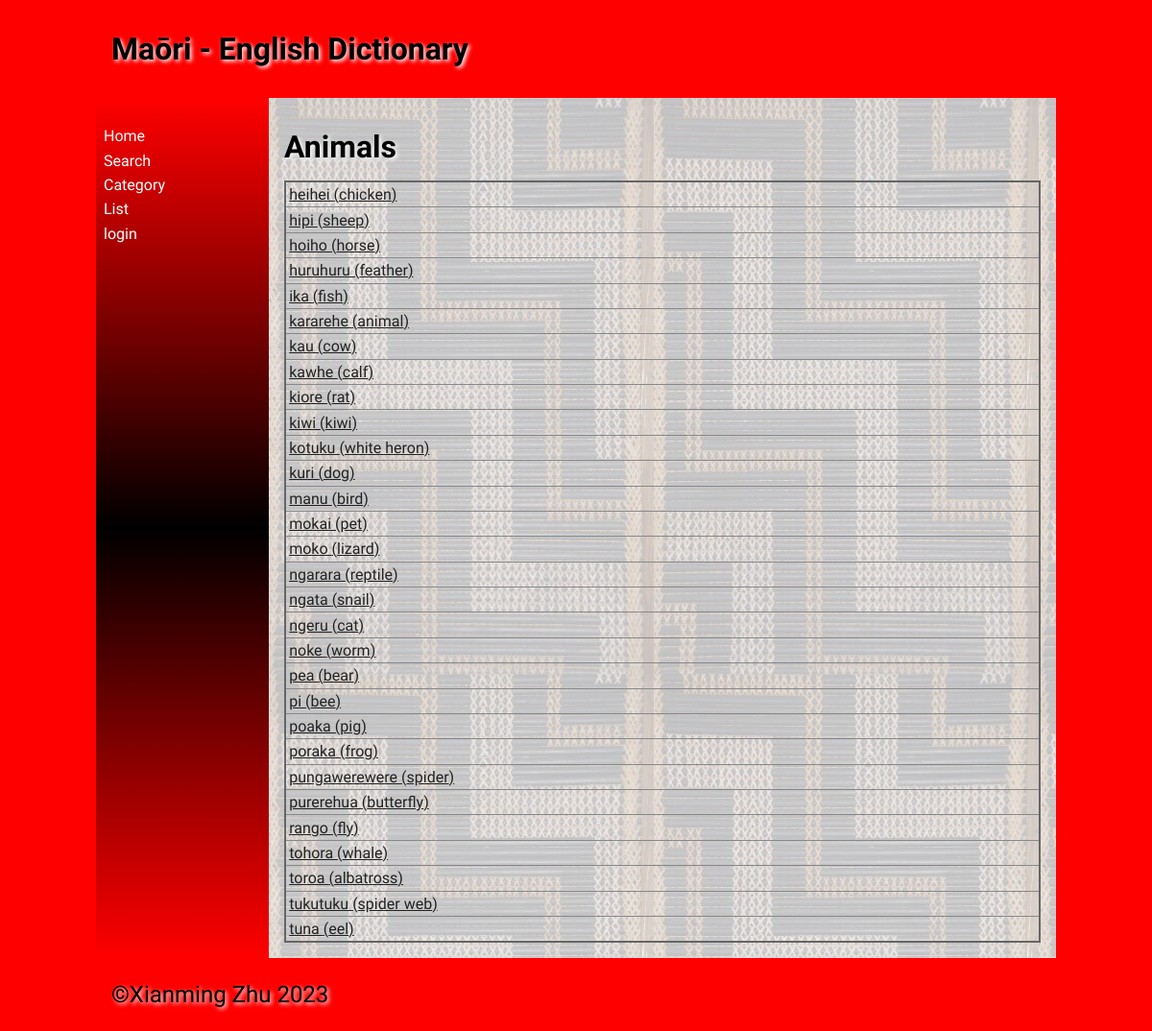
The page /category_detail/2 on the database its author committed.
### tables this page shows
CREATE TABLE "category"
(
    cat_id   integer not null
        constraint category_pk
            primary key
        constraint category_vocab_list_cat_id_fk
            references vocab_list (cat_id),
    cat_name varchar(30)
);

CREATE TABLE "vocab_list"
(
    Maori      varchar(30),
    English    varchar(30),
    cat_id     integer,
    Definition varchar(500),
    Level      integer,
    word_id    integer
        constraint vocab_list_pk
            primary key,
    editor_id  INTEGER,
    images     varchar(200),
    date       text
);

### app.py (the view)
@app.route('/category_detail/<int:cat_id>')
def category_detail(cat_id):
    db = get_db()
    words = db.execute('SELECT * FROM vocab_list WHERE cat_id = ?', (cat_id,)).fetchall()
    category_name = db.execute('SELECT * FROM Category WHERE cat_id = ?', (cat_id,)).fetchone()[1]
    return render_template('category_detail.html', category_name=category_name, words=words)

### app.py (called while the page is built)
def get_db():
    db = getattr(g, '_database', None)
    if db is None:
        db = g._database = sqlite3.connect(DATABASE)
        db.row_factory = sqlite3.Row
    return db

### templates/category_detail.html (shortened to what this page needs)
{% extends 'base.html' %}
{% block heading %}Maōri - English Dictionary{% endblock %}
{% block main %}
 <h1>{{ category_name }}</h1>
    <table>
         {% for word in words %}
             <tr><td><a href="{{ url_for('word_detail', word_id=word[5]) }}">{{ word[0] }} ({{ word[1] }})</a></td></tr>
         {% endfor %}
    </table>
{% endblock %}

### static/css/style.css (style rules this page uses)
* { font-family: Comfortaa, sans-serif; margin: 0; padding: 0; box-sizing: border-box; }
body { background-color: #ff0000; }
h1, h2, h3, h4 { padding: 1rem 0; font-family: 'Suez One', serif; color: #000; text-shadow: 2px 2px 4px #fff; }
a { color: #222; }
table { width: 100%; border: 2px solid #666; border-collapse: collapse; }
th, td { border: 1px solid #888; padding: 0.2rem; text-align: left; }

### rows shown on the page
category: cat_name "Animals"
vocab_list: Maori "heihei", English "chicken"
vocab_list: Maori "hipi", English "sheep"
vocab_list: Maori "hoiho", English "horse"
vocab_list: Maori "huruhuru", English "feather"
vocab_list: Maori "ika", English "fish"
vocab_list: Maori "kararehe", English "animal"
vocab_list: Maori "kau", English "cow"
vocab_list: Maori "kawhe", English "calf"
vocab_list: Maori "kiore", English "rat"
vocab_list: Maori "kiwi", English "kiwi"
vocab_list: Maori "kotuku", English "white heron"
vocab_list: Maori "kuri", English "dog"
vocab_list: Maori "manu", English "bird"
vocab_list: Maori "mokai", English "pet"
vocab_list: Maori "moko", English "lizard"
vocab_list: Maori "ngarara", English "reptile"
vocab_list: Maori "ngata", English "snail"
vocab_list: Maori "ngeru", English "cat"
vocab_list: Maori "noke", English "worm"
vocab_list: Maori "pea", English "bear"
vocab_list: Maori "pi", English "bee"
vocab_list: Maori "poaka", English "pig"
vocab_list: Maori "poraka", English "frog"
vocab_list: Maori "pungawerewere", English "spider"
vocab_list: Maori "purerehua", English "butterfly"
vocab_list: Maori "rango", English "fly"
vocab_list: Maori "tohora", English "whale"
vocab_list: Maori "toroa", English "albatross"
vocab_list: Maori "tukutuku", English "spider web"
vocab_list: Maori "tuna", English "eel"
